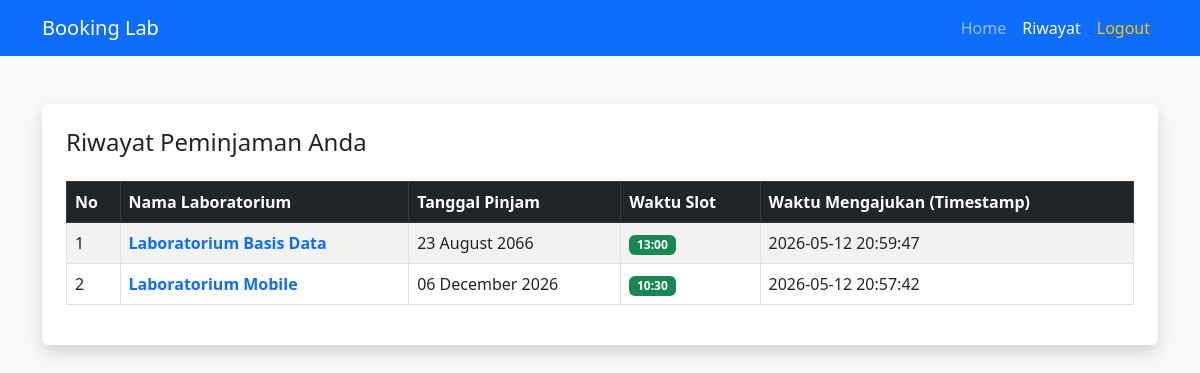
Page /riwayat.php (signed in) on the committed database.
### tables this page shows
CREATE TABLE `peminjaman` (
  `id_pinjam` int(11) NOT NULL,
  `id_user` int(11) DEFAULT NULL,
  `id_lab` int(11) DEFAULT NULL,
  `tanggal_pinjam` date DEFAULT NULL,
  `waktu_pinjam` varchar(10) DEFAULT NULL,
  `created_at` timestamp NOT NULL DEFAULT current_timestamp()
);

CREATE TABLE `laboratorium` (
  `id_lab` int(11) NOT NULL,
  `nama_lab` varchar(50) DEFAULT NULL
);

### riwayat.php (the view, shortened to what this page needs)
<?php
include 'koneksi.php';
$id_user = $_SESSION['id_user'];
?>
<!DOCTYPE html>
<html lang="id">
<head>
    <link href="https://cdn.jsdelivr.net/npm/bootstrap@5.3.0/dist/css/bootstrap.min.css" rel="stylesheet">
</head>
<body class="bg-light">
    <nav class="navbar navbar-expand-lg navbar-dark bg-primary">
        <div class="container">
            <a class="navbar-brand" href="home.php">Booking Lab</a>
            <div class="navbar-nav ms-auto">
                <a class="nav-link" href="home.php">Home</a>
                <a class="nav-link active" href="riwayat.php">Riwayat</a>
                <a class="nav-link text-warning" href="logout.php" onclick="return confirm('Yakin ingin keluar?')">Logout</a>
            </div>
        </div>
    </nav>
    <div class="container mt-5">
        <div class="card shadow border-0">
            <div class="card-body p-4">
                <h4 class="mb-4">Riwayat Peminjaman Anda</h4>
                <div class="table-responsive">
                    <table class="table table-bordered table-striped">
                        <thead class="table-dark">
                            <tr>
                                <th>No</th>
                                <th>Nama Laboratorium</th>
                                <th>Tanggal Pinjam</th>
                                <th>Waktu Slot</th>
                                <th>Waktu Mengajukan (Timestamp)</th>
                            </tr>
                        </thead>
                        <tbody>
                            <?php
                            $no = 1;
                            $query = mysqli_query($koneksi, "
                                SELECT peminjaman.*, laboratorium.nama_lab
                                FROM peminjaman
                                JOIN laboratorium ON peminjaman.id_lab = laboratorium.id_lab
                                WHERE peminjaman.id_user = '$id_user'
                                ORDER BY peminjaman.tanggal_pinjam DESC, peminjaman.waktu_pinjam DESC
                            ");
                            if (mysqli_num_rows($query) > 0) {
                                while ($row = mysqli_fetch_array($query)) {
                                    echo "<tr>";
                                    echo "<td>" . $no++ . "</td>";
                                    echo "<td class='fw-bold text-primary'>" . $row['nama_lab'] . "</td>";
                                    echo "<td>" . date('d F Y', strtotime($row['tanggal_pinjam'])) . "</td>";
                                    echo "<td><span class='badge bg-success'>" . $row['waktu_pinjam'] . "</span></td>";
                                    echo "<td>" . $row['created_at'] . "</td>";
                                    echo "</tr>";
                                }
                            } else {
                                echo "<tr><td colspan='5' class='text-center'>Belum ada riwayat peminjaman.</td></tr>";
                            }
                            ?>
                        </tbody>
                    </table>
                </div>
            </div>
        </div>
    </div>
</body>
</html>

### rows in the picture
peminjaman: id_lab.nama_lab "Laboratorium Basis Data", tanggal_pinjam "23 August 2066", waktu_pinjam "13:00", created_at "2026-05-12 20:59:47"
peminjaman: id_lab.nama_lab "Laboratorium Mobile", tanggal_pinjam "06 December 2026", waktu_pinjam "10:30", created_at "2026-05-12 20:57:42"
